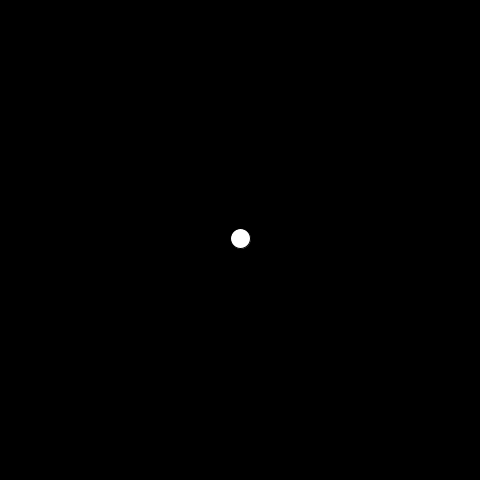
Frame 1 (no input)
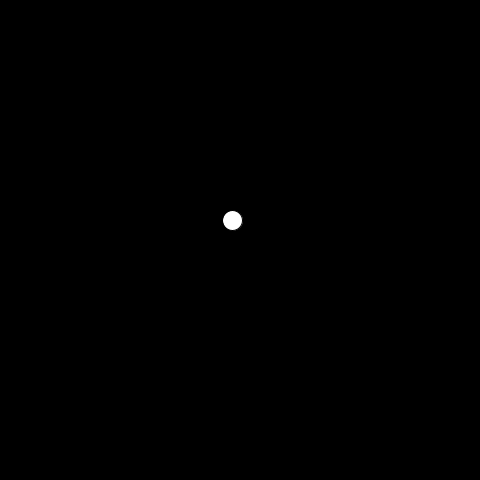
Frame 60 (the mouse pressed at the canvas centre just before this capture)
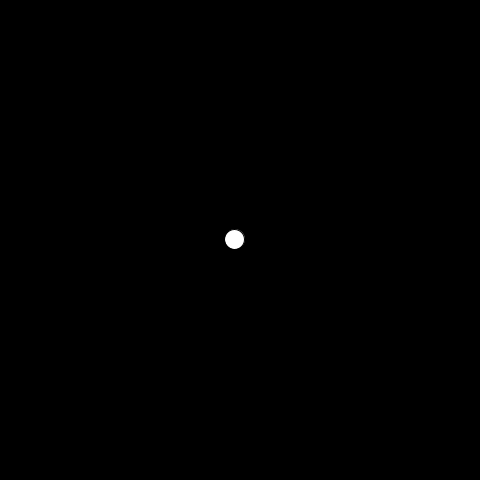
Frame 120 (the mouse held since frame 60 and released just before this capture)

The Processing sketch that drew these frames (run headless with seeded random() and noise(); from frame 60 on, the mouse is pressed at the canvas centre):

// Processing sketch: Ex_10_01a
// ── Ex_10_01a.pde
/* Programación con Objetos
 basado en Learning Processing 10-1
 */

JitterBug bug; // Declarar un objeto


void setup() {
  size(480, 480);
  // Crear objeto y pasarle parámetros
  bug = new JitterBug(width/2, height/2, 20);
 
}

void draw() {
  background(0);
  bug.move();
  bug.display();
 
}



class JitterBug {

  float x;
  float y;
  int diameter;
  float speed = 2.5;
  color bugColor;

  JitterBug(float tempX, float tempY, int tempDiameter) {
    x = tempX;
    y = tempY;
    diameter = tempDiameter;
    bugColor = color (255, 255, 255);
  }

  void move() {
    x += random(-speed, speed);
    y += random(-speed, speed);
  }

  void display() {
    fill(bugColor);
    ellipse(x, y, diameter, diameter);
  }

  void cambiaColor() {
    bugColor = color(random(200), random(200), random(200));
  }
}
